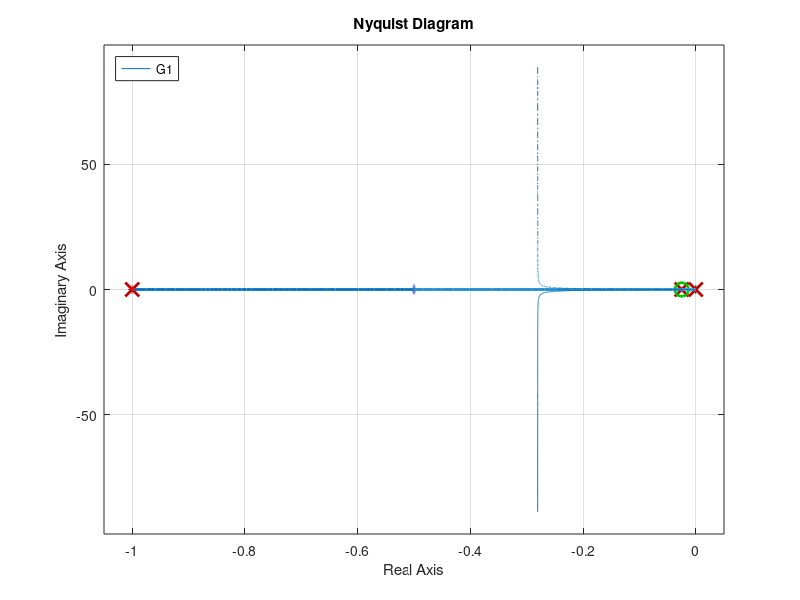
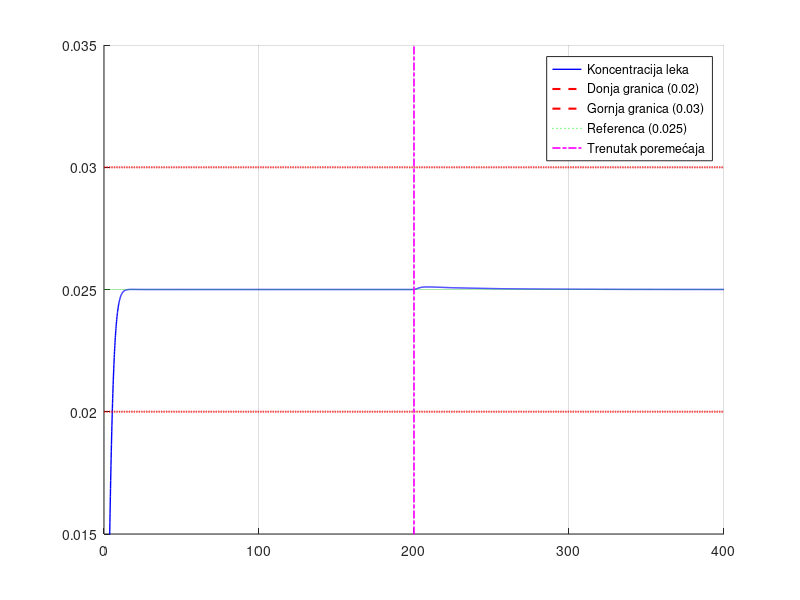

MATLAB code to generate these figures, in order:
pkg load control;
pkg load signal;


clear all;
clc;
close all;


% ------------------- LINEARIZACIJA ------------------------




%Parametri modela
k = 1;
ke = 0.025;
ka = 1;
V = 80;
alfa = 5;

%Vreme
t = 0:0.1:300;

%Mirna radna tacka
x10 = 0.05;
x20 = 0.025;
u0 = 0.067;

%Pocetne vrednosti
x0 = [x10; x20];

%Definicija ulaza kao step signal
delta_u = 0.01;
u = @(t) u0 + delta_u * (t >= 10);

%Nelinearni sistem
f_nl = @(t, x)[-ka*x(1) + (k*u(t))/(1 + alfa*u(t));(ka/V)*x(1) - ke*x(2)];
[t, x_nelin] = ode45(f_nl, t, x0);

%Linearizovani model
A = [-ka, 0; ka/V, -ke];

B = [k / (1 + alfa * u0)^2; 0];

C = [0, 1];

D = 0;

sys = ss(A, B, C, D);

%Simulacija linearnog modela na pobudu delta_u
ulaz_lin = zeros(size(t));
ulaz_lin(t>=10) = delta_u;

%Odziv linearnog modela
y_lin = lsim(sys, ulaz_lin, t, [0 0]) + x20;

%Prikaz rezultata
figure;
plot(t, x_nelin(:,2), 'b', 'LineWidth', 1);
hold on;
plot(t, y_lin, 'r--');
xlabel('Vreme [h]');
ylabel('Koncentracija Cp [mmol/L]');
title('Poredjenje nelinearnog i linearizovanog modela');
legend('Nelinearni model', 'Linearni model');
grid on;


% prebacivanje LTI u funkciju prenosa kako bi je lakse spojili sa regulatorom
G = tf(sys)


% ------------------ REGULACIJA ----------------------


% funkcija prenosa modela pacijanta i biosenzora
s = tf('s');
G_delta = 0.0125 / ((s + 1) * (s + 0.025))
H = 1;


% -------- PROJEKTOVANJE PI REGULATORA ------------
% Naš objekat ima spor pol na s = -0.025.
% Biramo nulu regulatora (Ki/Kp) tako da je postavimo tačno na -0.025
% kako bismo skratili taj spori pol i drastično ubrzali sistem.
% G_reg(s) = Kp * (s + 0.025) / s

% ali funkciju prenosa regulatora simuliramo bez pojacanja

G_reg = (s + 0.025) / s;
G0 = G_reg * G_delta * H; % Povratni prenos


% ------------- BIRANJE POJAVANJA Kp ---------------

% Sa GMK grafika biramo Kp tako da zatvoreni sistem ima pozeljne karakteristike.
% Cilj je blaga oscilatornost bez prevelikog preskoka.

% Biramo se Kp = 40 -> preskok je oko 5%, sto je dovoljno brzo i dovoljno sigurno

Kp = 40;
Ki = Kp * 0.025; % Pošto smo izabrali Ki/Kp = 0.025


% ----------- GMK --------------
figure(1);
rlocusx(G0);
title('GMK sa PI regulatorom');
grid on;

fprintf('\nIzabrani parametri regulatora:\n');
fprintf('Kp = %f\n', Kp);
fprintf('Ki = %f\n', Ki);


% Konačna funkcija prenosa PI regulatora
G_reg = Kp + (Ki / s);


% funkcija povratnog prenosa
G1 = G_reg * G;

% ------- NIKVIST ----------
nyquist(G1);grid on;

% ------- PRETECI ----------
% [d,fi,Wpi,Wpf] = margin(G1); margin(G1);grid on;



% funkcija prenosa zatvorenog sistema

% funkcija spregnutog prenosa od reference R(s) do izlaza Y(s)
W_s = feedback(G_reg * G, H);

% funkcija prenosa od poremećaja D(s) do izlaza Y(s)
% poremećaj se sabira na ulazu u objekat (između regulatora i G nakon linearizacije)
W_d = feedback(G, G_reg * H);



% --------- SIMULACIJA ------------

% referenca i vreme simulacije
r0 = 0.025;
t = 0:0.1:400; % 0 do 400 sekundi

% odziv sistema na referentni step signal (doziranje leka)
y_ref = r0 * step(W_s, t);

% modelovanje poremećaja koji se dešava kasnije (u trenutku t = 200s)
% amplituda poremećaja d0 (promena apsorpcije leka za 0.005)
d0 = 0.005;
t_poremecaja = 200;

d = zeros(size(t));
d(t >= 200) = d0;

y_poremecaj = lsim(W_d, d, t);

% ukupni odziv sistema
y_ukupno = y_ref + y_poremecaj;


% -------- CRTANJE GRAFIKA ----------
figure(2);
clf;
hold on;
p1 = plot(t, y_ukupno, 'b', 'LineWidth', 1, 'DisplayName', 'Koncentracija leka');
hold on;
p2 = plot(t, 0.02 * ones(size(t)), 'r--', 'LineWidth', 1.5, 'DisplayName', 'Donja granica (0.02)');
p3 = plot(t, 0.03 * ones(size(t)), 'r--', 'LineWidth', 1.5, 'DisplayName', 'Gornja granica (0.03)');
p4 = plot(t, 0.025 * ones(size(t)), 'g:', 'DisplayName', 'Referenca (0.025)');
p5 = plot([t_poremecaja t_poremecaja], [0.01 0.04], 'm-.', 'LineWidth', 1.2, 'DisplayName', 'Trenutak poremećaja');

legend('show');

grid on;
axis([0 400 0.015 0.035]);

% provera greske u ustaljenom stanju
fprintf('\nKonačna vrednost koncentracije (t->inf): %f mmol/L\n', y_ukupno(end));


% ----- PRESKOK ------
y_preskok = max(y_ukupno(:))
fprintf('Najveca vrednost koncentracije lamotrigina je: %.6e\n', y_preskok);
fprintf('Preskok je: %.2f%%\n', (y_preskok - 0.025)/0.025*100);
